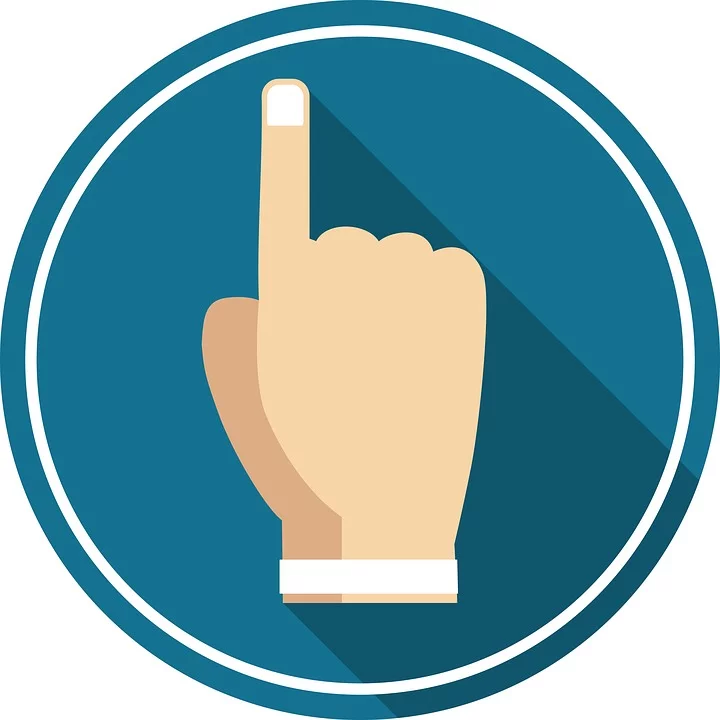
#> input picture resources/hand-up-3547922_960_720.webp, 720 x 720 px, given in place of the camera
$ python finger2.py   (older library calls are emulated)
#> lines starting #> are read from the running program, lines starting #| are printed output that depends on the picture; after the words box and inside, x2 and y2 are one past the last pixel; in counts of white or black regions, pixels touching at a corner belong together
# -*- coding: utf-8 -*-
"""
Created on Sat Dec 21 14:25:45 2019

@author: cse.repon
"""

import cv2
import math
import numpy as np
import pyautogui


class FingersNumberDetector:

    def __init__(self):
        pyautogui.PAUSE = 0

        self.isHandHistCreated = False
        self.isBgCaptured = False
        self.bgSubThreshold = 30

        # Background subtractor learning rate
        self.bgSubtractorLr = 0

        self.xs = [6.0/20.0, 9.0/20.0, 12.0/20.0]
        self.ys = [9.0/20.0, 10.0/20.0, 11.0/20.0]

        # Gamma correction lookUpTable
        # Increase the contrast
        gamma = 3
        self.lookUpTable = np.empty((1,256), np.uint8)
        for i in range(256):
            self.lookUpTable[0,i] = np.clip(pow(i / 255.0, gamma) * 255.0, 0, 255)

    # [14 lines left out: function createHandHistogram, not called in this run]

    def drawRect(self, frame):
        rows, cols, _ = frame.shape

        for x in self.xs:
            for y in self.ys:
                x0, y0 = int(x*rows), int(y*cols)
                cv2.rectangle(frame, (y0, x0), (y0 + 20, x0 + 20), (0, 255, 0), 1)

    # [64 lines left out: functions histMasking, getCentroid, getMaxContours, threshold, bgSubMasking, getMaskAreaRatio, not called in this run]

    def setupFrame(self, frame_width, frame_height):
        """self.x0 and self.y0 are top left corner coordinates
        self.width and self.height are the width and height the ROI
        """
        x, y = 0.0, 0.4
        self.x0 = int(frame_width*x)
        self.y0 = int(frame_height*y)
        self.width = 260
        self.height = 260

    # [85 lines left out: functions countFingers, calculateAngle, execute, detectHand, not called in this run]

    def startDetecting(self):
        cap = cv2.VideoCapture(0)

        frame_width = int(cap.get(cv2.CAP_PROP_FRAME_WIDTH))
        frame_height = int(cap.get(cv2.CAP_PROP_FRAME_HEIGHT))
        self.setupFrame(frame_width, frame_height)

        while cap.isOpened():
            ret, frame = cap.read()
#> frame is the input picture: shape (720, 720, 3); mean B, G, R 171.5, 162.4, 119.2

            # Increase the contrast
            # frame = cv2.convertScaleAbs(frame, alpha=3, beta=-500)

            # Gamma corection
            # Increase the contrast
            frame = cv2.LUT(frame, self.lookUpTable)
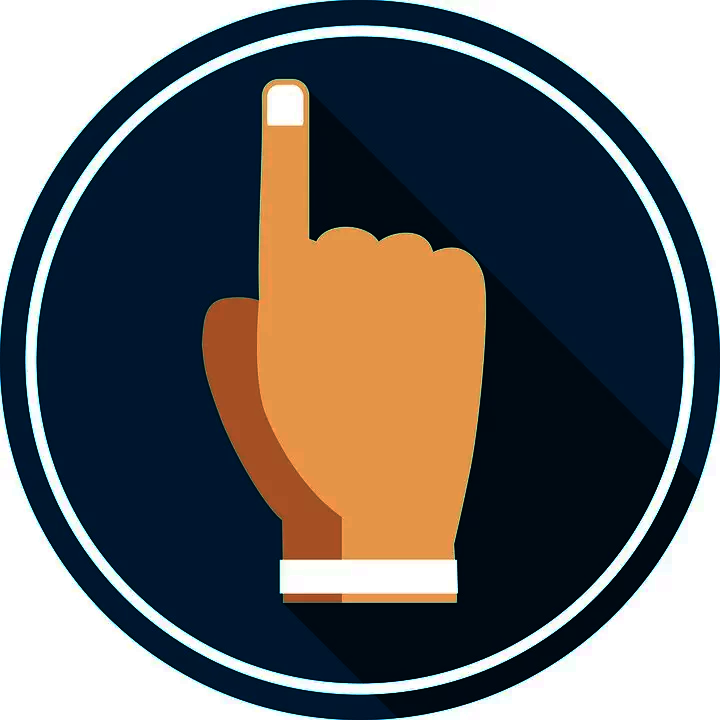
#> frame: shape (720, 720, 3); mean B, G, R 101.5, 101.6, 102.7

            cv2.rectangle(frame, (self.x0, self.y0), (self.x0 + self.width - 1, self.y0 + self.height - 1), (255, 0, 0), 2)
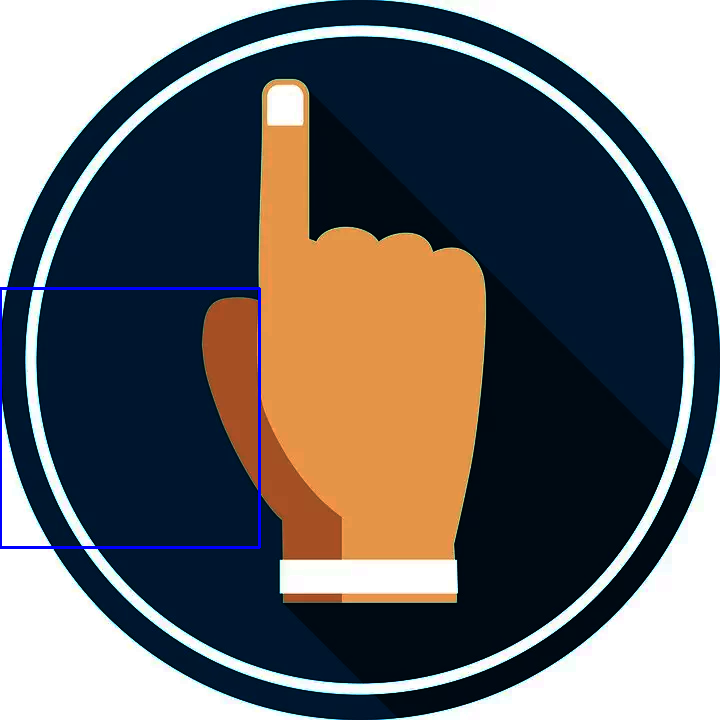
#> frame: shape (720, 720, 3); 0.55% of pixels changed, all inside (x1, y1, x2, y2) = (0, 287, 261, 549)

            k = cv2.waitKey(1) & 0xFF
#> (key q is pressed here)

            if k == ord("z"):
                self.isHandHistCreated = True
                handHist = self.createHandHistogram(frame)
            elif k == ord('b'):
                self.bgSubtractor = cv2.createBackgroundSubtractorMOG2(10, self.bgSubThreshold)
                self.isBgCaptured = True
            elif k == ord("r"):
                self.bgSubtractor = None
                self.isBgCaptured = False

            if self.isHandHistCreated and self.isBgCaptured:
                self.detectHand(frame, handHist)
            elif not self.isHandHistCreated:
                self.drawRect(frame)
#> after the loop in drawRect, `for x in self.xs:`:
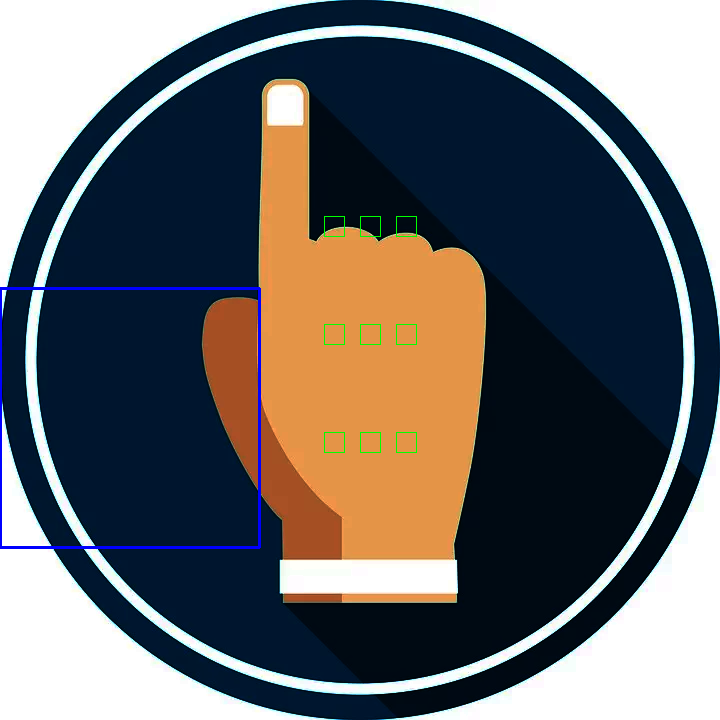
#> frame: shape (720, 720, 3); 0.14% of pixels changed, all inside (x1, y1, x2, y2) = (324, 216, 417, 453)

            cv2.imshow("Output", frame)
            if k == ord("q"):
                break
            elif k == ord("j"):
                self.y0 = min(self.y0 + 20, frame_height - self.height)
            elif k == ord("k"):
                self.y0 = max(self.y0 - 20, 0)
            elif k == ord("h"):
                self.x0 = max(self.x0 - 20, 0)
            elif k == ord("l"):
                self.x0 = min(self.x0 + 20, frame_width - self.width)

        cap.release()
        cv2.destroyAllWindows()

if __name__ == "__main__":
    detector = FingersNumberDetector()
    detector.startDetecting()
